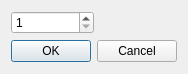
<?xml version="1.0" encoding="UTF-8"?>
<ui version="4.0">
 <class>ChangeMaximumDialog</class>
 <widget class="QDialog" name="ChangeMaximumDialog">
  <property name="geometry">
   <rect>
    <x>0</x>
    <y>0</y>
    <width>174</width>
    <height>74</height>
   </rect>
  </property>
  <property name="windowTitle">
   <string>New Maximum</string>
  </property>
  <layout class="QVBoxLayout" name="verticalLayout">
   <item>
    <layout class="QHBoxLayout" name="horizontalLayout" stretch="1,1">
     <item>
      <widget class="QSpinBox" name="spinBox">
       <property name="minimum">
        <number>1</number>
       </property>
       <property name="maximum">
        <number>2000</number>
       </property>
      </widget>
     </item>
     <item>
      <spacer name="horizontalSpacer">
       <property name="orientation">
        <enum>Qt::Orientation::Horizontal</enum>
       </property>
       <property name="sizeHint" stdset="0">
        <size>
         <width>40</width>
         <height>20</height>
        </size>
       </property>
      </spacer>
     </item>
    </layout>
   </item>
   <item>
    <widget class="QDialogButtonBox" name="buttonBox">
     <property name="orientation">
      <enum>Qt::Orientation::Horizontal</enum>
     </property>
     <property name="standardButtons">
      <set>QDialogButtonBox::StandardButton::Cancel|QDialogButtonBox::StandardButton::Ok</set>
     </property>
    </widget>
   </item>
  </layout>
 </widget>
 <resources/>
 <connections>
  <connection>
   <sender>buttonBox</sender>
   <signal>accepted()</signal>
   <receiver>ChangeMaximumDialog</receiver>
   <slot>accept()</slot>
   <hints>
    <hint type="sourcelabel">
     <x>248</x>
     <y>254</y>
    </hint>
    <hint type="destinationlabel">
     <x>157</x>
     <y>274</y>
    </hint>
   </hints>
  </connection>
  <connection>
   <sender>buttonBox</sender>
   <signal>rejected()</signal>
   <receiver>ChangeMaximumDialog</receiver>
   <slot>reject()</slot>
   <hints>
    <hint type="sourcelabel">
     <x>316</x>
     <y>260</y>
    </hint>
    <hint type="destinationlabel">
     <x>286</x>
     <y>274</y>
    </hint>
   </hints>
  </connection>
 </connections>
</ui>
